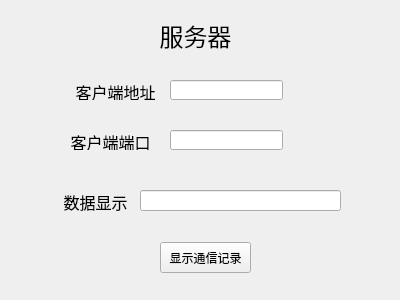
<?xml version="1.0" encoding="UTF-8"?>
<ui version="4.0">
 <class>Widget</class>
 <widget class="QWidget" name="Widget">
  <property name="geometry">
   <rect>
    <x>0</x>
    <y>0</y>
    <width>400</width>
    <height>300</height>
   </rect>
  </property>
  <property name="windowTitle">
   <string>Widget</string>
  </property>
  <widget class="QLabel" name="label">
   <property name="geometry">
    <rect>
     <x>140</x>
     <y>10</y>
     <width>111</width>
     <height>51</height>
    </rect>
   </property>
   <property name="text">
    <string>&lt;html&gt;&lt;head/&gt;&lt;body&gt;&lt;p align=&quot;center&quot;&gt;&lt;span style=&quot; font-size:18pt;&quot;&gt;服务器&lt;/span&gt;&lt;/p&gt;&lt;/body&gt;&lt;/html&gt;</string>
   </property>
  </widget>
  <widget class="QLineEdit" name="ipLineEdit">
   <property name="geometry">
    <rect>
     <x>170</x>
     <y>80</y>
     <width>113</width>
     <height>20</height>
    </rect>
   </property>
  </widget>
  <widget class="QLineEdit" name="portLineEdit">
   <property name="geometry">
    <rect>
     <x>170</x>
     <y>130</y>
     <width>113</width>
     <height>20</height>
    </rect>
   </property>
  </widget>
  <widget class="QLabel" name="label_2">
   <property name="geometry">
    <rect>
     <x>70</x>
     <y>80</y>
     <width>91</width>
     <height>20</height>
    </rect>
   </property>
   <property name="text">
    <string>&lt;html&gt;&lt;head/&gt;&lt;body&gt;&lt;p align=&quot;center&quot;&gt;&lt;span style=&quot; font-size:12pt;&quot;&gt;客户端地址&lt;/span&gt;&lt;/p&gt;&lt;/body&gt;&lt;/html&gt;</string>
   </property>
  </widget>
  <widget class="QLabel" name="label_3">
   <property name="geometry">
    <rect>
     <x>70</x>
     <y>130</y>
     <width>81</width>
     <height>20</height>
    </rect>
   </property>
   <property name="text">
    <string>&lt;html&gt;&lt;head/&gt;&lt;body&gt;&lt;p align=&quot;center&quot;&gt;&lt;span style=&quot; font-size:12pt;&quot;&gt;客户端端口&lt;/span&gt;&lt;/p&gt;&lt;/body&gt;&lt;/html&gt;</string>
   </property>
  </widget>
  <widget class="QLineEdit" name="mainLineEdit">
   <property name="geometry">
    <rect>
     <x>140</x>
     <y>190</y>
     <width>201</width>
     <height>21</height>
    </rect>
   </property>
  </widget>
  <widget class="QLabel" name="label_4">
   <property name="geometry">
    <rect>
     <x>60</x>
     <y>190</y>
     <width>71</width>
     <height>21</height>
    </rect>
   </property>
   <property name="text">
    <string>&lt;html&gt;&lt;head/&gt;&lt;body&gt;&lt;p align=&quot;center&quot;&gt;&lt;span style=&quot; font-size:12pt;&quot;&gt;数据显示&lt;/span&gt;&lt;/p&gt;&lt;/body&gt;&lt;/html&gt;</string>
   </property>
  </widget>
  <widget class="QPushButton" name="displayButton">
   <property name="geometry">
    <rect>
     <x>160</x>
     <y>242</y>
     <width>91</width>
     <height>31</height>
    </rect>
   </property>
   <property name="text">
    <string>显示通信记录</string>
   </property>
  </widget>
 </widget>
 <layoutdefault spacing="6" margin="11"/>
 <resources/>
 <connections/>
</ui>
